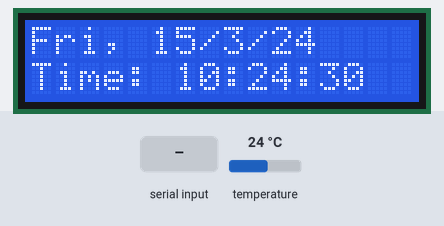
Simulated run of this sketch. Board: Arduino Uno, built with avr-gcc and run on an emulated ATmega328P. On the bench: 16×2 character LCD. Wiring (inferred from the names in the program): DS3231 clock at I2C address 0x68. The test bench sets the inputs (shaded band); at power-on: temperature 24 °C. The local clock reads 2024-03-15 10:24:30 at power-on unless the sketch sets it; what the sketch prints to the serial monitor is not drawn.

Above: at 0.1 s.
At 1.2 s:
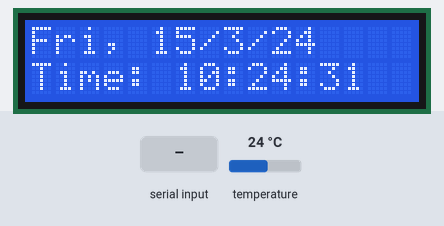
1.3 s: byte 84 (84) received over Serial
At 2.7 s:
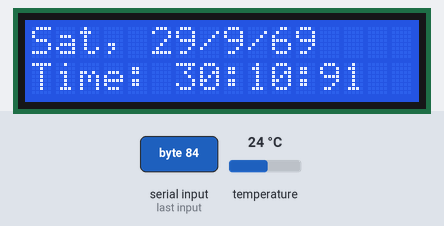
Timing chart, 0 to 4.3 s (numbered marks = the images above; inputs shaded):
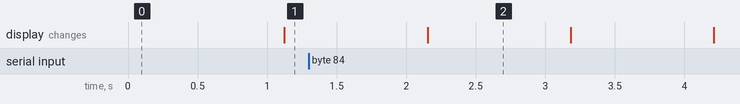

Measured:
- after the input at 1.3 s, the display: changes after 0.85 s (image 2)
- what the display in image 2 shows lasts 1.0 s, from 2.2 s to 3.2 s

The sketch:

DS3232RTC_i2c_lcd.ino
```cpp
/*  ___   ___  ___  _   _  ___   ___   ____ ___  ____
 * / _ \ /___)/ _ \| | | |/ _ \ / _ \ / ___) _ \|    \
 *| |_| |___ | |_| | |_| | |_| | |_| ( (__| |_| | | | |
 * \___/(___/ \___/ \__  |\___/ \___(_)____)___/|_|_|_|
 *                  (____/
 *This example shows how you can fetch current time from
 *the controller and put it to a battery backed up Real
 *Time Clock (RTC) module attached to your Arduino. We've
 *also attached a LCD Display showing time and temperature
 *[coming from the internal temperature sensor in the RTC
 *module].
 * Tutorial URL http://osoyoo.com/2017/09/12/arduino-lesson-real-time-clock-rtc-module-ds3231/
 */
#include <Wire.h>          // For the i2c devices
#include <LiquidCrystal_I2C.h>  // For the LCD
LiquidCrystal_I2C lcd(0x27,16,2);  // set the LCD address to 0x27 for a 16 chars and 2 line display
#define DS3231_I2C_ADDRESS 104    // RTC is connected, address is Hex68 (Decimal 104)

// SCL - pin A5
// SDA - pin A4
// To set the clock, run the sketch and use the serial monitor.
// Enter T1124154091014; the code will read this and set the clock. See the code for full details.
//
byte seconds, minutes, hours, day, date, month, year;
char weekDay[4];
byte tMSB, tLSB;
float my_temp;
char my_array[100];            // Character array for printing something.

void setup()
{
  Wire.begin();
  Serial.begin(9600);
  lcd.init();                      // initialize the lcd
}

void loop()
{
  watchConsole();
  get3231Date();
  Serial.print(weekDay);
  Serial.print(", ");
  Serial.print(date, DEC);
  Serial.print("/");
  Serial.print(month, DEC);
  Serial.print("/");
  Serial.print(year, DEC);
  Serial.print(" - ");
  Serial.print(hours, DEC);
  Serial.print(":");
  Serial.print(minutes, DEC);
  Serial.print(":");
  Serial.print(seconds, DEC);

  my_temp = (float)get3231Temp();

  Serial.print(" - Temp: ");
  Serial.println(my_temp);

  // NOTE: Arduino does NOT implement printing floats to a string.
  // If you use the std C function : sprintf(my_array, "Temp: %4.2f", my_temp), It will NOT CONVERT.
  // So I abandoned this, since I don't need to print the float to the LCD anyway.

sprintf(my_array, "Time: %d:%d:%d", hours, minutes, seconds);

// Print a message to the LCD.
  lcd.backlight();
  lcd.setCursor(0,0);
  lcd.print(weekDay);
  lcd.print(", ");
  lcd.print(date, DEC);
  lcd.print("/");
  lcd.print(month, DEC);
  lcd.print("/");
  lcd.print(year, DEC);
  lcd.setCursor(0,1);
  lcd.print(my_array);
  delay(1000);
}

// Convert normal decimal numbers to binary coded decimal
byte decToBcd(byte val)
{
  return ( (val/10*16) + (val%10) );
}

void watchConsole()
{
  if (Serial.available()) {      // Look for char in serial queue and process if found
    if (Serial.read() == 84) {      //If command = "T" Set Date
      set3231Date();
      get3231Date();
      Serial.println(" ");
    }
  }
}

void set3231Date()
{
//T(sec)(min)(hour)(dayOfWeek)(dayOfMonth)(month)(year)
//T(00-59)(00-59)(00-23)(1-7)(01-31)(01-12)(00-99)
//Example: 02-Feb-09 @ 19:57:11 for the 3rd day of the week -> T1157193020209
// T1124154091014
  seconds = (byte) ((Serial.read() - 48) * 10 + (Serial.read() - 48)); // Use of (byte) type casting and ascii math to achieve result.
  minutes = (byte) ((Serial.read() - 48) *10 +  (Serial.read() - 48));
  hours   = (byte) ((Serial.read() - 48) *10 +  (Serial.read() - 48));
  day     = (byte) (Serial.read() - 48);
  date    = (byte) ((Serial.read() - 48) *10 +  (Serial.read() - 48));
  month   = (byte) ((Serial.read() - 48) *10 +  (Serial.read() - 48));
  year    = (byte) ((Serial.read() - 48) *10 +  (Serial.read() - 48));
  Wire.beginTransmission(DS3231_I2C_ADDRESS);
  Wire.write(0x00);
  Wire.write(decToBcd(seconds));
  Wire.write(decToBcd(minutes));
  Wire.write(decToBcd(hours));
  Wire.write(decToBcd(day));
  Wire.write(decToBcd(date));
  Wire.write(decToBcd(month));
  Wire.write(decToBcd(year));
  Wire.endTransmission();
}


void get3231Date()
{
  // send request to receive data starting at register 0
  Wire.beginTransmission(DS3231_I2C_ADDRESS); // 104 is DS3231 device address
  Wire.write(0x00); // start at register 0
  Wire.endTransmission();
  Wire.requestFrom(DS3231_I2C_ADDRESS, 7); // request seven bytes

  if(Wire.available()) {
    seconds = Wire.read(); // get seconds
    minutes = Wire.read(); // get minutes
    hours   = Wire.read();   // get hours
    day     = Wire.read();
    date    = Wire.read();
    month   = Wire.read(); //temp month
    year    = Wire.read();

    seconds = (((seconds & B11110000)>>4)*10 + (seconds & B00001111)); // convert BCD to decimal
    minutes = (((minutes & B11110000)>>4)*10 + (minutes & B00001111)); // convert BCD to decimal
    hours   = (((hours & B00110000)>>4)*10 + (hours & B00001111)); // convert BCD to decimal (assume 24 hour mode)
    day     = (day & B00000111); // 1-7
    date    = (((date & B00110000)>>4)*10 + (date & B00001111)); // 1-31
    month   = (((month & B00010000)>>4)*10 + (month & B00001111)); //msb7 is century overflow
    year    = (((year & B11110000)>>4)*10 + (year & B00001111));
  }
  else {
    //oh noes, no data!
  }

  switch (day) {
    case 1:
      strcpy(weekDay, "Sun");
      break;
    case 2:
      strcpy(weekDay, "Mon");
      break;
    case 3:
      strcpy(weekDay, "Tue");
      break;
    case 4:
      strcpy(weekDay, "Wed");
      break;
    case 5:
      strcpy(weekDay, "Thu");
      break;
    case 6:
      strcpy(weekDay, "Fri");
      break;
    case 7:
      strcpy(weekDay, "Sat");
      break;
  }
}

float get3231Temp()
{
  float temp3231;

  //temp registers (11h-12h) get updated automatically every 64s
  Wire.beginTransmission(DS3231_I2C_ADDRESS);
  Wire.write(0x11);
  Wire.endTransmission();
  Wire.requestFrom(DS3231_I2C_ADDRESS, 2);

  if(Wire.available()) {
    tMSB = Wire.read(); //2's complement int portion
    tLSB = Wire.read(); //fraction portion

    temp3231 = (tMSB & B01111111); //do 2's math on Tmsb
    temp3231 += ( (tLSB >> 6) * 0.25 ); //only care about bits 7 & 8
  }
  else {
    //oh noes, no data!
  }

  return temp3231;
}
```
